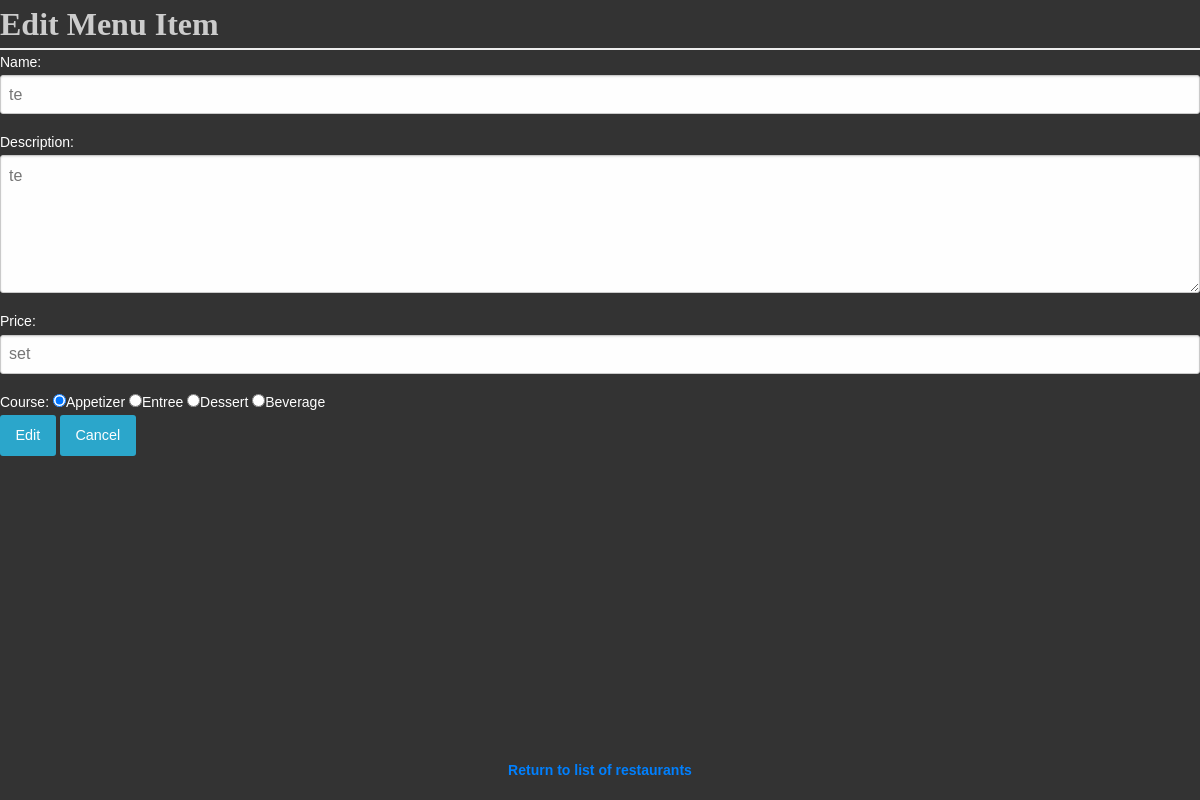
The app's page /restaurants/10/49/edit, older data.
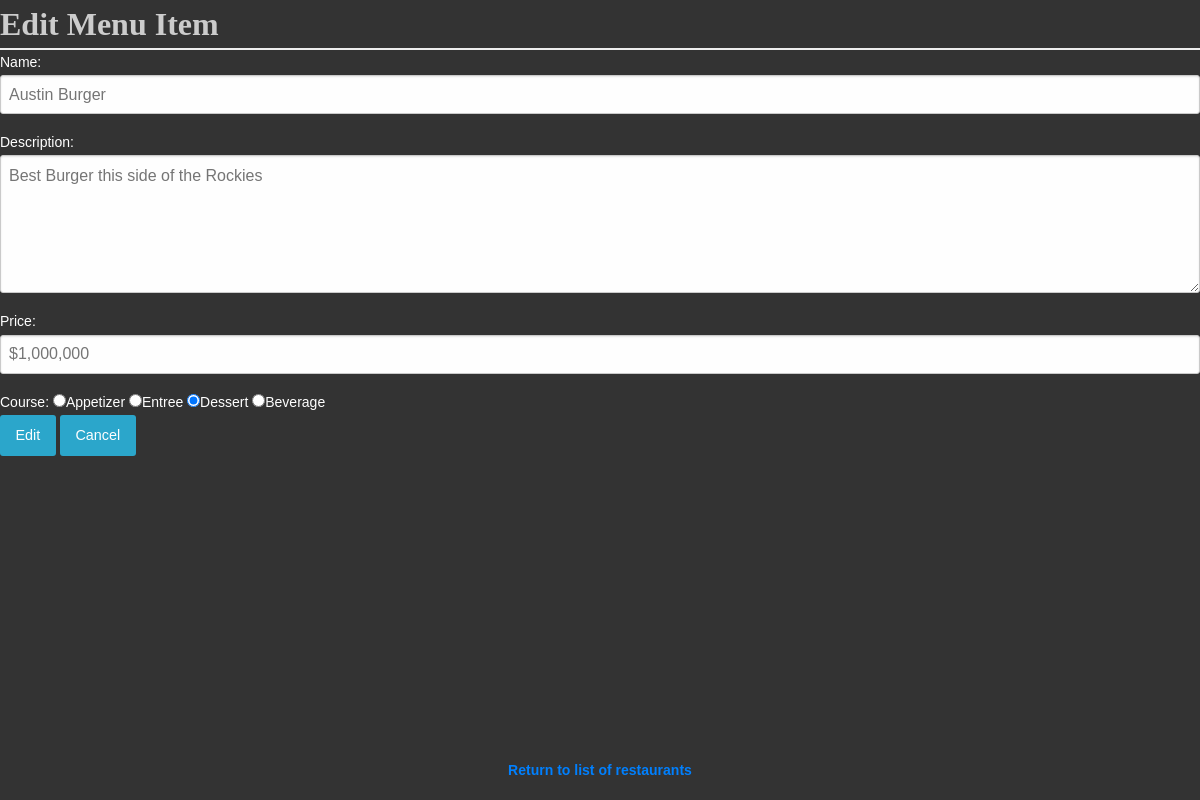
The same page, newer data.
### database_setup.py (models this page shows, shortened)
class MenuItem(Base):
    __tablename__ = 'menu_item'
    name = Column(String(80), nullable=False)
    id = Column(Integer, primary_key=True)
    description = Column(String(250))
    price = Column(String(8))
    course = Column(String(250))
    restaurant_id = Column(Integer, ForeignKey('restaurant.id'))
    restaurant = relationship(Restaurant)

### restaurantsProject.py (the view)
@app.route('/restaurants/<int:restaurant_id>/<int:menu_id>/edit',
           methods=['GET', 'POST'])
def editMenuItem(restaurant_id, menu_id):
    editedItem = session.query(MenuItem).filter_by(id=menu_id).one()
    if request.method == 'POST':
        if request.form['name']:
            editedItem.name = request.form['name']
        if request.form['description']:
            editedItem.description = request.form['description']
        if request.form['price']:
            editedItem.price = request.form['price']
        if request.form['course']:
            editedItem.course = request.form['course']
        session.add(editedItem)
        session.commit()
        return redirect(url_for('restaurantMenu', restaurant_id=restaurant_id))
    else:
        return render_template(
            'editmenuitem.html', restaurant_id=restaurant_id, menu_id=menu_id, item=editedItem)

### templates/editmenuitem.html
<html>
<head>
    <link rel=stylesheet type=text/css href="{{ url_for('static', filename='styles.css') }}">
</head>
<body>
    <h1> Edit Menu Item </h1>
    <div class="formBorder">
        <form action="{{ url_for('editMenuItem',restaurant_id = restaurant_id, menu_id=item.id)}}" method='post' class='form'>
            <div class="text">
                <label> Name:
                    <input type='text' size='30' name='name' placeholder='{{item.name}}'>
                </label>
            </div>
            <div class="text">
                <label>Description:
                    <textarea name='description' rows='5' cols='80' placeholder='{{item.description}}'></textarea>
                </label>
            </div>
            <div class="text">
                <label>Price:
                    <input type='text' size='8' name='price' placeholder='{{item.price}}'>
                </label>
            </div>
            <div class="text">
                <label>Course: {% if item.course == 'Appetizer' %}
                        <input type='radio' name='course' value='Appetizer' checked>Appetizer</dd>
                    {%else%}
                        <input type='radio' name='course' value='Appetizer'>Appetizer</dd>
                    {% endif %} {% if item.course == 'Entree' %}
                        <input type='radio' name='course' value='Entree' checked>Entree</dd>
                    {%else%}
                        <input type='radio' name='course' value='Entree'>Entree</dd>
                    {% endif %} {% if item.course == 'Dessert'%}
                        <input type='radio' name='course' value='Dessert' checked>Dessert</dd>
                    {% else %}
                        <input type='radio' name='course' value='Dessert'>Dessert</dd>
                    {% endif %} {%if item.course =='Beverage'%}
                        <input type='radio' name='course' value='Beverage' checked>Beverage</dd>
                    {% else %}
                        <input type='radio' name='course' value='Beverage'>Beverage</dd>
                    {% endif %}
                </label>
            </div>
            <div class="text">
                <input type='submit' value='Edit' class='button'>
                <a href="{{url_for('restaurantMenu', restaurant_id = restaurant_id)}}" class="button"> Cancel </a>
            </div>
        </form>
    </div>
</body>
<div class="footer">
    <h3><a href="{{url_for('restaurantsIndex')}}"> Return to list of restaurants </a></h3>
</div>
</html>

Row changes from the older to the newer data that the page shows:
changed MenuItem: name "te" → "Austin Burger"; description "te" → "Best Burger this side of the Rockies"; price "set" → "$1,000,000"
Text that changed along with them:
form field course: (not shown) → "☐ Course: Appetizer Entree Desse"
form field course: (not shown) → "☑"
form field course: "☑ Course: Appetizer Entree Desse" → (not shown)
form field course: "☐" → (not shown)
